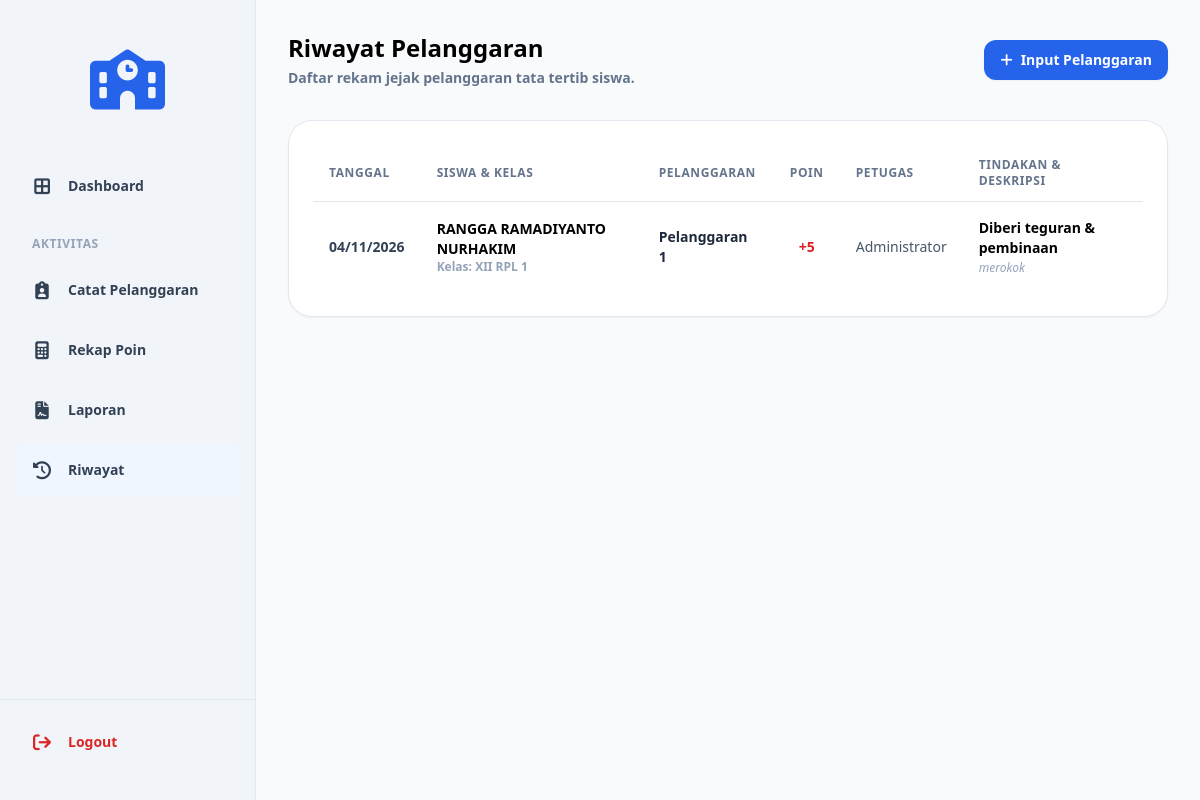
/riwayat.php (signed in), run on the app's committed database.
### tables this page shows
CREATE TABLE `t_pelanggaran_siswa` (
  `id` int(11) NOT NULL AUTO_INCREMENT,
  `tahun_ajaran_id` int(11) DEFAULT NULL,
  `siswa_id` int(11) DEFAULT NULL,
  `nama_siswa` varchar(150) NOT NULL,
  `kelas_id` int(11) DEFAULT NULL,
  `nama_kelas` varchar(100) NOT NULL,
  `pelanggaran_id` int(11) DEFAULT NULL,
  `nama_pelanggaran` int(11) NOT NULL,
  `pelanggaran_kategori_id` int(11) DEFAULT NULL,
  `guru_id` int(11) DEFAULT NULL,
  `nama_guru` varchar(150) NOT NULL,
  `tanggal` date DEFAULT NULL,
  `keterangan` text NOT NULL,
  `poin` int(11) NOT NULL,
  `tindakan` text NOT NULL,
  `status` varchar(30) NOT NULL,
  `created_at` timestamp NOT NULL DEFAULT current_timestamp(),
  `updated_at` timestamp NOT NULL DEFAULT current_timestamp(),
  PRIMARY KEY (`id`),
  KEY `guru_id` (`guru_id`),
  KEY `tahun_ajaran_id` (`tahun_ajaran_id`),
  KEY `siswa_id` (`siswa_id`),
  KEY `kelas_id` (`kelas_id`),
  KEY `pelanggaran_id` (`pelanggaran_id`),
  KEY `pelanggaran_kategori_id` (`pelanggaran_kategori_id`),
  CONSTRAINT `t_pelanggaran_siswa_ibfk_1` FOREIGN KEY (`guru_id`) REFERENCES `t_guru` (`id`) ON DELETE CASCADE,
  CONSTRAINT `t_pelanggaran_siswa_ibfk_3` FOREIGN KEY (`kelas_id`) REFERENCES `t_kelas` (`id`) ON DELETE CASCADE,
  CONSTRAINT `t_pelanggaran_siswa_ibfk_5` FOREIGN KEY (`pelanggaran_id`) REFERENCES `t_pelanggaran` (`id`) ON DELETE CASCADE,
  CONSTRAINT `t_pelanggaran_siswa_ibfk_6` FOREIGN KEY (`siswa_id`) REFERENCES `t_siswa` (`id`) ON DELETE CASCADE,
  CONSTRAINT `t_pelanggaran_siswa_ibfk_7` FOREIGN KEY (`tahun_ajaran_id`) REFERENCES `t_tahun_ajaran` (`id`) ON DELETE CASCADE
);

CREATE TABLE `t_siswa` (
  `id` int(11) NOT NULL AUTO_INCREMENT,
  `nis` varchar(20) DEFAULT NULL,
  `nisn` varchar(20) DEFAULT NULL,
  `nama` varchar(150) DEFAULT NULL,
  `jenis_kelamin` varchar(4) NOT NULL,
  `tanggal_lahir` date NOT NULL,
  `alamat` text NOT NULL,
  `status_aktif` tinyint(1) NOT NULL,
  `created_at` timestamp NOT NULL DEFAULT current_timestamp(),
  `updated_at` timestamp NOT NULL DEFAULT current_timestamp(),
  PRIMARY KEY (`id`),
  UNIQUE KEY `uq_t_siswa_nisn` (`nisn`),
  UNIQUE KEY `uq_t_siswa_nis` (`nis`)
);

CREATE TABLE `t_kelas` (
  `id` int(11) NOT NULL AUTO_INCREMENT,
  `nama` varchar(100) DEFAULT NULL,
  `tingkat` varchar(20) NOT NULL,
  `jurusan` varchar(100) NOT NULL,
  `status_aktif` tinyint(1) NOT NULL,
  `created_at` timestamp NOT NULL DEFAULT current_timestamp(),
  `updated_at` timestamp NOT NULL DEFAULT current_timestamp(),
  PRIMARY KEY (`id`),
  UNIQUE KEY `uq_t_kelas_nama` (`nama`)
);

CREATE TABLE `t_pelanggaran` (
  `id` int(11) NOT NULL AUTO_INCREMENT,
  `pelanggaran_kategori_id` int(11) DEFAULT NULL,
  `kode` varchar(30) DEFAULT NULL,
  `nama` varchar(30) DEFAULT NULL,
  `poin` int(11) NOT NULL,
  `deskripsi` text NOT NULL,
  `status_aktif` tinyint(1) NOT NULL,
  `created_at` timestamp NOT NULL DEFAULT current_timestamp(),
  `updated_at` timestamp NOT NULL DEFAULT current_timestamp(),
  PRIMARY KEY (`id`),
  UNIQUE KEY `uq_t_pelanggaran_kode` (`kode`),
  KEY `pelanggaran_kategori_id` (`pelanggaran_kategori_id`)
);

### riwayat.php (the view, shortened to what this page needs)
<?php
include 'config/koneksi.php';
$query = "SELECT ps.*,
                 s.nama AS nama_siswa, s.nis,
                 p.nama AS nama_pelanggaran, p.poin,
                 ka.nama AS nama_kelas
          FROM t_pelanggaran_siswa ps
          LEFT JOIN t_siswa s ON ps.siswa_id = s.id
          LEFT JOIN t_pelanggaran p ON ps.pelanggaran_id = p.id
          LEFT JOIN t_kelas ka ON ps.kelas_id = ka.id
          ORDER BY ps.tanggal DESC, ps.id DESC";
$rows = [];
$result = @mysqli_query($koneksi, $query);
if ($result) {
    while ($row = mysqli_fetch_assoc($result)) {
        $rows[] = $row;
    }
} else {
    $rows = [];
}
?><!DOCTYPE html>
<html lang="id">
<head>
    <?php include 'layouts/head.php'; ?>
</head>
<body class="bg-slate-50 text-slate-800 font-sans min-h-screen flex">
    <?php include 'layouts/sidebar.php'; ?>
    <main class="flex-1 p-8 bg-slate-50 overflow-y-auto">
        <div class="flex justify-between items-center mb-8">
            <div>
                <h1 class="text-2xl font-bold text-black">Riwayat Pelanggaran</h1>
                <p class="text-sm font-bold text-slate-500 mt-1">Daftar rekam jejak pelanggaran tata tertib siswa.</p>
            </div>
            <a href="catatan_pelanggaran.php" class="bg-blue-600 hover:bg-blue-700 text-white font-bold text-sm px-4 py-2.5 rounded-xl shadow-sm transition flex items-center gap-2">
                <i class="fa-solid fa-plus"></i> Input Pelanggaran
            </a>
        </div>
        <div class="bg-white p-6 rounded-[1.5rem] shadow-sm border border-slate-200">
            <div class="overflow-x-auto">
                <table class="w-full text-left border-collapse">
                    <thead>
                        <tr class="border-b border-slate-200 text-xs font-bold text-slate-500 uppercase tracking-wider">
                            <th class="py-3 px-4">TANGGAL</th>
                            <th class="py-3 px-4">SISWA & KELAS</th>
                            <th class="py-3 px-4">PELANGGARAN</th>
                            <th class="py-3 px-4 text-center">POIN</th>
                            <th class="py-3 px-4">PETUGAS</th>
                            <th class="py-3 px-4">TINDAKAN & DESKRIPSI</th>
                        </tr>
                    </thead>
                    <tbody class="divide-y divide-slate-100 text-sm">
                        <?php if (!empty($rows)): ?>
                            <?php foreach ($rows as $row):
                                $nama_siswa = !empty($row['nama_siswa']) ? $row['nama_siswa'] : 'Siswa Tidak Ditemukan';
                                $nama_kelas = !empty($row['nama_kelas']) ? $row['nama_kelas'] : '-';
                                $nama_pelanggaran = !empty($row['nama_pelanggaran']) ? $row['nama_pelanggaran'] : 'Jenis Pelanggaran Tidak Ada';
                                $poin = $row['poin'] ?? 0;
                                $tanggal = !empty($row['tanggal']) ? date('d/m/Y', strtotime($row['tanggal'])) : '-';
                            ?>
                                <tr class="hover:bg-slate-50 transition">
                                    <td class="py-4 px-4 font-bold text-slate-700 whitespace-nowrap">
                                        <?php echo htmlspecialchars($tanggal); ?>
                                    </td>
                                    <td class="py-4 px-4">
                                        <div class="font-bold text-black"><?php echo htmlspecialchars($nama_siswa); ?></div>
                                        <div class="text-xs text-slate-400 font-bold">Kelas: <?php echo htmlspecialchars($nama_kelas); ?></div>
                                    </td>
                                    <td class="py-4 px-4 font-bold text-slate-800">
                                        <?php echo htmlspecialchars($nama_pelanggaran); ?>
                                    </td>
                                    <td class="py-4 px-4 text-center font-bold text-red-600">
                                        +<?php echo $poin; ?>
                                    </td>
                                    <td class="py-4 px-4 text-slate-600 font-medium">
                                        Administrator
                                    </td>
                                    <td class="py-4 px-4">
                                        <div class="font-bold text-black"><?php echo htmlspecialchars($row['tindakan'] ?? '-'); ?></div>
                                        <div class="text-xs text-slate-400 font-medium italic mt-0.5"><?php echo htmlspecialchars($row['keterangan'] ?? '-'); ?></div>
                                    </td>
                                </tr>
                            <?php endforeach; ?>
                        <?php else: ?>
                            <tr>
                                <td colspan="6" class="py-8 text-center text-slate-500 font-bold">Belum ada riwayat pelanggaran yang dicatat.</td>
                            </tr>
                        <?php endif; ?>
                    </tbody>
                </table>
            </div>
        </div>
    </main>
</body>
</html>

### data on the page
t_pelanggaran_siswa: tanggal "04/11/2026", siswa.nama "RANGGA RAMADIYANTO NURHAKIM", kelas.nama "XII RPL 1", pelanggaran.nama "Pelanggaran 1", pelanggaran.poin "5", tindakan "Diberi teguran & pembinaan", keterangan "merokok"
